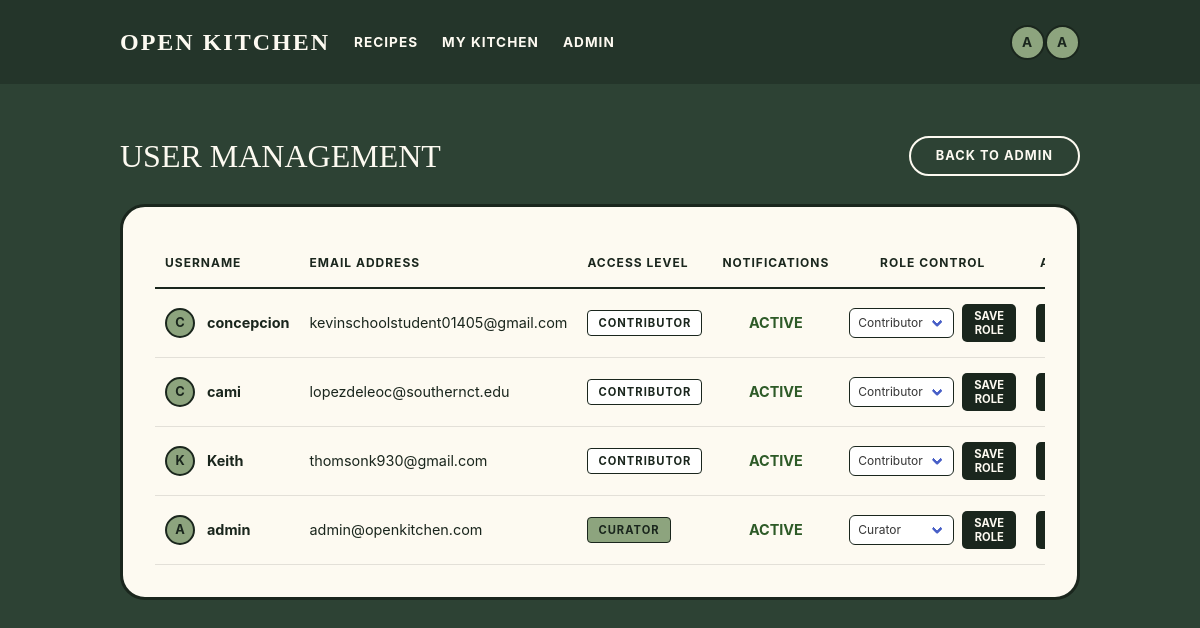
/admin/users (signed in), run on an earlier commit of the app's database.
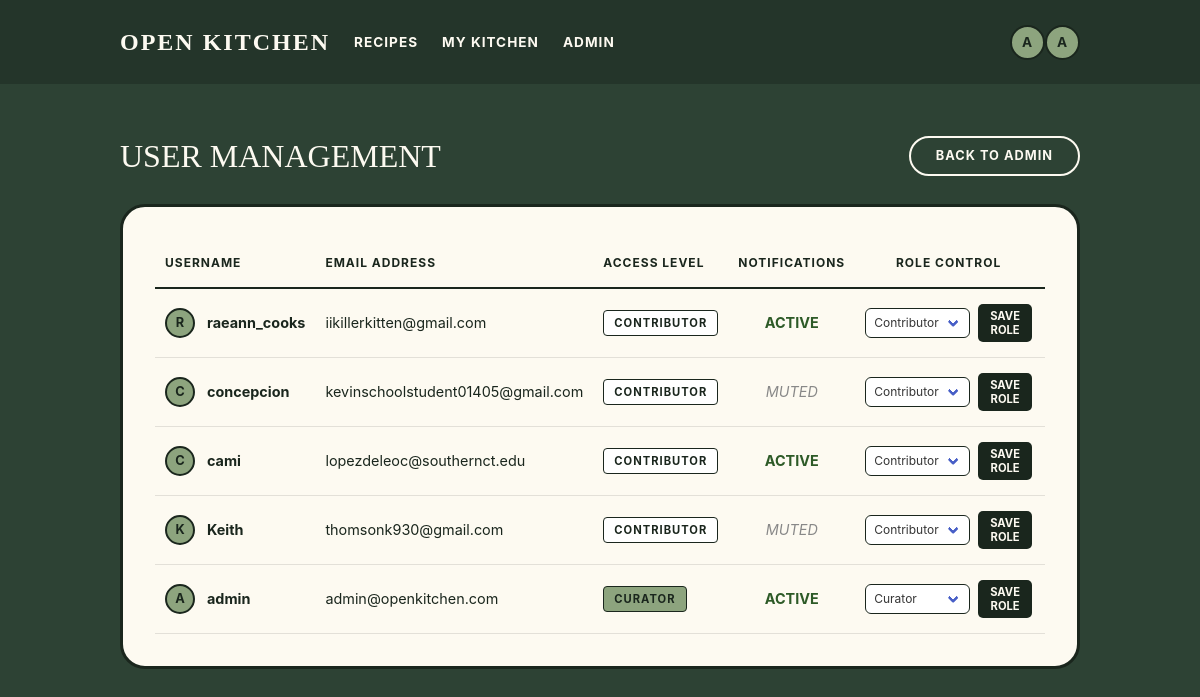
And on a later commit of the database.
### tables this page shows
CREATE TABLE users (
    id INTEGER PRIMARY KEY AUTOINCREMENT,
    username TEXT UNIQUE NOT NULL,
    email TEXT UNIQUE NOT NULL,
    password_hash TEXT NOT NULL,
    role_id INTEGER NOT NULL DEFAULT 1,
    notifications_enabled INTEGER DEFAULT 1,
    created_at DATETIME DEFAULT CURRENT_TIMESTAMP,
    updated_at DATETIME, reset_code TEXT, reset_code_expires DATETIME,
    FOREIGN KEY (role_id) REFERENCES roles(id)
);

CREATE TABLE roles (
    id INTEGER PRIMARY KEY,
    name TEXT UNIQUE NOT NULL
);

### app/admin.py (the view)
@bp.route('/users')
@curator_required
def users():
    all_users = User.get_all()
    roles = Role.get_all()
    return render_template('admin/users.html', users=all_users, roles=roles)

### app/auth.py (called while the page is built)
@bp.before_app_request
def load_logged_in_user():
    user_id = session.get('user_id')
    if user_id is None:
        g.user = None
    else:
        g.user = User.get_by_id(user_id)

def curator_required(view):
    @functools.wraps(view)
    def wrapped_view(**kwargs):
        if g.user is None:
            return redirect(url_for('auth.login'))
        if g.user['role_name'] != 'Curator':
            flash('Access denied. Curator role required.')
            return redirect(url_for('index'))
        return view(**kwargs)
    return wrapped_view

### app/db.py (called while the page is built)
def get_db():
    if 'db' not in g:
        g.db = sqlite3.connect(
            current_app.config['DATABASE'],
            detect_types=sqlite3.PARSE_DECLTYPES
        )
        g.db.row_factory = sqlite3.Row
        g.db.execute('PRAGMA foreign_keys = ON')
    return g.db

### app/models/user.py (called while the page is built)
    @staticmethod
    def get_by_id(user_id):
        db = get_db()
        return db.execute(
            'SELECT u.*, r.name as role_name FROM users u '
            'JOIN roles r ON u.role_id = r.id '
            'WHERE u.id = ?', (user_id,)
        ).fetchone()

    @staticmethod
    def get_all():
        db = get_db()
        return db.execute(
            'SELECT u.*, r.name as role_name FROM users u '
            'JOIN roles r ON u.role_id = r.id '
            'ORDER BY u.created_at DESC'
        ).fetchall()

    @staticmethod
    def get_all():
        db = get_db()
        return db.execute('SELECT * FROM roles').fetchall()

### app/templates/admin/users.html (shortened to what this page needs)
{% extends 'base.html' %}
{% block content %}
<div class="level mb-5">
    <div class="level-left">
        <h1 class="admin-title">User Management</h1>
    </div>
    <div class="level-right">
        <a href="{{ url_for('admin.index') }}" class="btn-pill is-outline-light">
            BACK TO ADMIN
        </a>
    </div>
</div>
<div class="registry-card">
    <div class="table-container">
        <table class="user-table">
            <thead>
                <tr>
                    <th>Username</th>
                    <th>Email Address</th>
                    <th>Access Level</th>
                    <th style="text-align: center;">Notifications</th>
                    <th style="text-align: center;">Role Control</th>
                    <th style="text-align: center;">Actions</th>
                </tr>
            </thead>
            <tbody>
            {% for user in users %}
                <tr>
                    <td>
                        <div class="is-flex is-align-items-center">
                            <div class="avatar is-small mr-3">
                                {{ user.username[0].upper() }}
                            </div>
                            <span style="font-weight: bold;">{{ user.username }}</span>
                        </div>
                    </td>
                    <td>{{ user.email }}</td>
                    <td>
                        <span class="status-pill {% if user.role_name == 'Curator' %}role-curator{% else %}role-user{% endif %}">
                            {{ user.role_name }}
                        </span>
                    </td>
                    <td style="text-align: center;">
                        {% if user.notifications_enabled %}
                        <span class="notif-enabled">ACTIVE</span>
                        {% else %}
                        <span class="notif-disabled">MUTED</span>
                        {% endif %}
                    </td>
                    <td style="text-align: center;">
                        <form method="post" action="{{ url_for('admin.update_role', id=user.id) }}" style="display: flex; gap: 8px; align-items: center; justify-content: center;">
                            <div class="select is-small">
                                <select name="role_id" style="border: 1px solid var(--border-dark); border-radius: 6px;">
                                    {% for role in roles %}
                                    <option value="{{ role.id }}" {% if role.id == user.role_id %}selected{% endif %}>{{ role.name }}</option>
                                    {% endfor %}
                                </select>
                            </div>
                            <button type="submit" class="btn-action">
                                SAVE ROLE
                            </button>
                        </form>
                    </td>
                    <td style="text-align: center;">
                        <form method="post" action="{{ url_for('admin.toggle_notifications', id=user.id) }}">
                            <button type="submit" class="btn-action">
                            </button>
                        </form>
                    </td>
                </tr>
            {% endfor %}
            </tbody>
        </table>
    </div>
</div>
{% endblock %}

### app/templates/base.html (shortened to what this page needs)
<!DOCTYPE html>
<html lang="en">
<head>
    <link rel="stylesheet" href="https://cdn.jsdelivr.net/npm/bulma@0.9.4/css/bulma.min.css">
    <link rel="stylesheet" href="https://cdnjs.cloudflare.com/ajax/libs/font-awesome/6.4.0/css/all.min.css">
    <link rel="stylesheet" href="{{ url_for('static', filename='css/custom.css') }}">
</head>
<body>
    <nav class="navbar" role="navigation" aria-label="main navigation">
        <div class="container">
            <div class="navbar-brand">
                <a class="navbar-item brand-text" href="{{ url_for('index') }}">
                    Open Kitchen
                </a>
            </div>
            <div class="navbar-menu">
                <div class="navbar-start">
                    <a class="navbar-item" href="{{ url_for('recipes.index') }}">Recipes</a>
                    {% if g.user %}
                    <a class="navbar-item" href="{{ url_for('dashboard.index') }}">My Kitchen</a>
                    {% if g.user.role_name == 'Curator' %}
                    <a class="navbar-item" href="{{ url_for('admin.index') }}">Admin</a>
                    {% endif %}
                    {% endif %}
                </div>
                <div class="navbar-end">
                    {% if g.user %}
                    <div class="navbar-item">
                        <div class="user-menu">
                            <div class ="avatar" title="{{ g.user['username'] }}">
                                {{ g.user['username'][0].upper() }}
                            </div>
                </div>
                        <div class="avatar" title="{{ g.user['username'] }}">
                            {{ g.user['username'][0].upper() }}
                        </div>
                    </div>
                    {% else %}
                    <a class="navbar-item" href="{{ url_for('auth.register') }}">Register</a>
                    <a class="navbar-item" href="{{ url_for('auth.login') }}">Login</a>
                    {% endif %}
                </div>
            </div>
        </div>
    </nav>
    <section class="section">
        <div class="container is-max-desktop">
            {% block content %}{% endblock %}
        </div>
    </section>
</body>
</html>

### app/static/css/custom.css (style rules this page uses)
:root { --forest-green: #2d4234; --pill-green: #8da47e; --cream: #fdfaf1; --border-dark: #1a261d; }
body { background-color: var(--forest-green); color: var(--border-dark); min-height: 100vh; }
a { color: inherit; text-decoration: none; transition: color 0.2s ease-in-out; }
.navbar { background-color: rgba(0, 0, 0, 0.2) !important; padding: 1rem 0; }
.navbar-item, .navbar-link { color: var(--cream) !important; text-transform: uppercase; font-weight: bold; letter-spacing: 1px; font-size: 0.85rem; }
.brand-text { font-family: "Georgia", serif; font-weight: bold; font-size: 1.5rem !important; letter-spacing: 2px; text-transform: uppercase; }
.btn-pill { background-color: var(--pill-green); color: var(--border-dark); border: 2px solid var(--border-dark); border-radius: 50px; padding: 8px 25px; font-weight: bold; text-transform: uppercase; font-size: 0.8rem; letter-spacing: 1px; display: inline-block; transition: all 0.2s; cursor: pointer; }
.btn-pill.is-outline-light { background-color: transparent; color: var(--cream); border-color: var(--cream); }
.avatar { width: 35px; height: 35px; background-color: var(--pill-green); border: 2px solid var(--border-dark); border-radius: 50%; display: flex; align-items: center; justify-content: center; font-weight: bold; color: var(--border-dark); }
.avatar.is-small { width: 30px; height: 30px; font-size: 0.8rem; }

### app/templates/base.html (style rules this page uses)
:root { --forest-green: #2d4234; --pill-green: #8da47e; --cream: #fdfaf1; --border-dark: #1a261d; }
body { background-color: var(--forest-green); color: var(--border-dark); min-height: 100vh; }
a { color: inherit; text-decoration: none; transition: color 0.2s ease-in-out; }
.navbar { background-color: rgba(0,0,0,0.2) !important; padding: 1rem 0; }
.navbar-item, .navbar-link { color: var(--cream) !important; text-transform: uppercase; font-weight: bold; letter-spacing: 1px; font-size: 0.85rem; }
.brand-text { font-family: 'Georgia', serif; font-weight: bold; font-size: 1.5rem !important; letter-spacing: 2px; text-transform: uppercase; }
.btn-pill { background-color: var(--pill-green); color: var(--border-dark); border: 2px solid var(--border-dark); border-radius: 50px; padding: 8px 25px; font-weight: bold; text-transform: uppercase; font-size: 0.8rem; letter-spacing: 1px; display: inline-block; transition: all 0.2s; cursor: pointer; }
.avatar { width: 35px; height: 35px; background-color: var(--pill-green); border: 2px solid var(--border-dark); border-radius: 50%; display: flex; align-items: center; justify-content: center; font-weight: bold; color: var(--border-dark); }
.user-menu { position: relative; display: inline-block }

### app/templates/admin/users.html (style rules this page uses)
.admin-title { font-family: 'Georgia', serif; text-transform: uppercase; font-size: 2rem; color: var(--cream); }
.registry-card { background-color: var(--cream); border: 3px solid var(--border-dark); border-radius: 25px; padding: 2rem; }
.user-table { background-color: transparent; width: 100%; border-collapse: collapse; }
.user-table th { text-transform: uppercase; font-size: 0.75rem; letter-spacing: 1px; border-bottom: 2px solid var(--border-dark); padding: 15px 10px; color: var(--border-dark); }
.user-table td { padding: 15px 10px; border-bottom: 1px solid rgba(0,0,0,0.1); vertical-align: middle; font-size: 0.9rem; }
.status-pill { display: inline-block; padding: 4px 10px; border-radius: 4px; font-weight: bold; font-size: 0.7rem; text-transform: uppercase; letter-spacing: 1px; border: 1px solid var(--border-dark); }
.role-curator { background-color: var(--pill-green); color: var(--border-dark); }
.role-user { background-color: white; color: var(--border-dark); }
.notif-enabled { color: #2d5a27; font-weight: bold; }
.notif-disabled { color: #888; font-style: italic; }
.btn-action { background-color: var(--border-dark); color: var(--cream); border: none; padding: 5px 12px; border-radius: 5px; font-size: 0.7rem; font-weight: bold; text-transform: uppercase; cursor: pointer; transition: opacity 0.2s; }

What changed in the data, as far as the page shows it:
added users: username "R", username "raeann_cooks", email "iikillerkitten@gmail.com", role_name "CONTRIBUTOR", notifications_enabled "ACTIVE", role_id "Contributor"
changed users "concepcion": notifications_enabled "ACTIVE" → "MUTED"
changed users "Keith": notifications_enabled "ACTIVE" → "MUTED"
